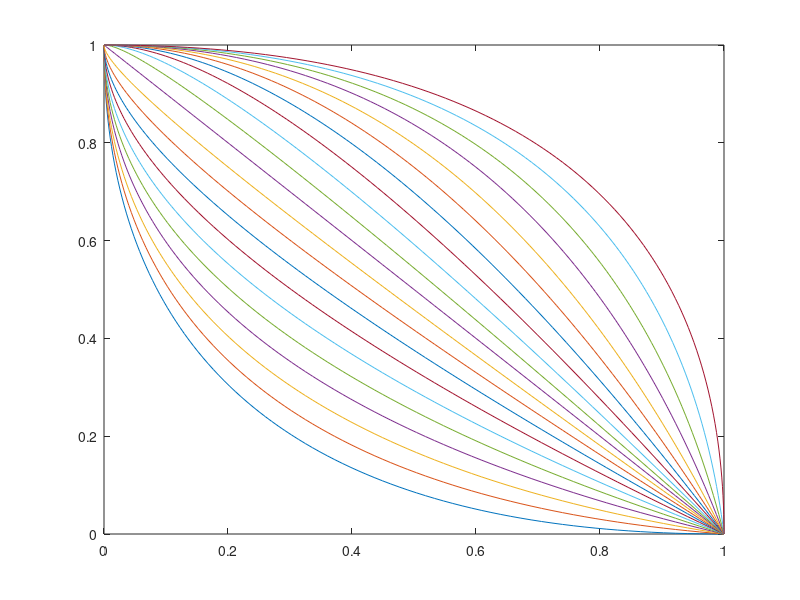

The MATLAB source for this figure:
x = 0:0.01:1;

% initial point
P0x = 0;
P0y = 1;

% end point
P2x = 1;
P2y = 0;

P1xVec = [zeros(1, 11) 0.1:0.1:1];
P1yVec = [0:0.1:1 ones(1, 10)];

% convex when P1x is 0
% concave when P1y is 1
% linear when P1x = 0 and P1y = 1

N = length(P1xVec);

figure
for i=1:N

    P1x = P1xVec(i)
    P1y = P1yVec(i)

    % Bezier curves
    Bx = (1-x) .* ((1-x)*P0x + x*P1x) + x .* ((1-x)*P1x + x*P2x);
    By = (1-x) .* ((1-x)*P0y + x*P1y) + x .* ((1-x)*P1y + x*P2y);

    plot(Bx, By)
    hold on
    pause
end
